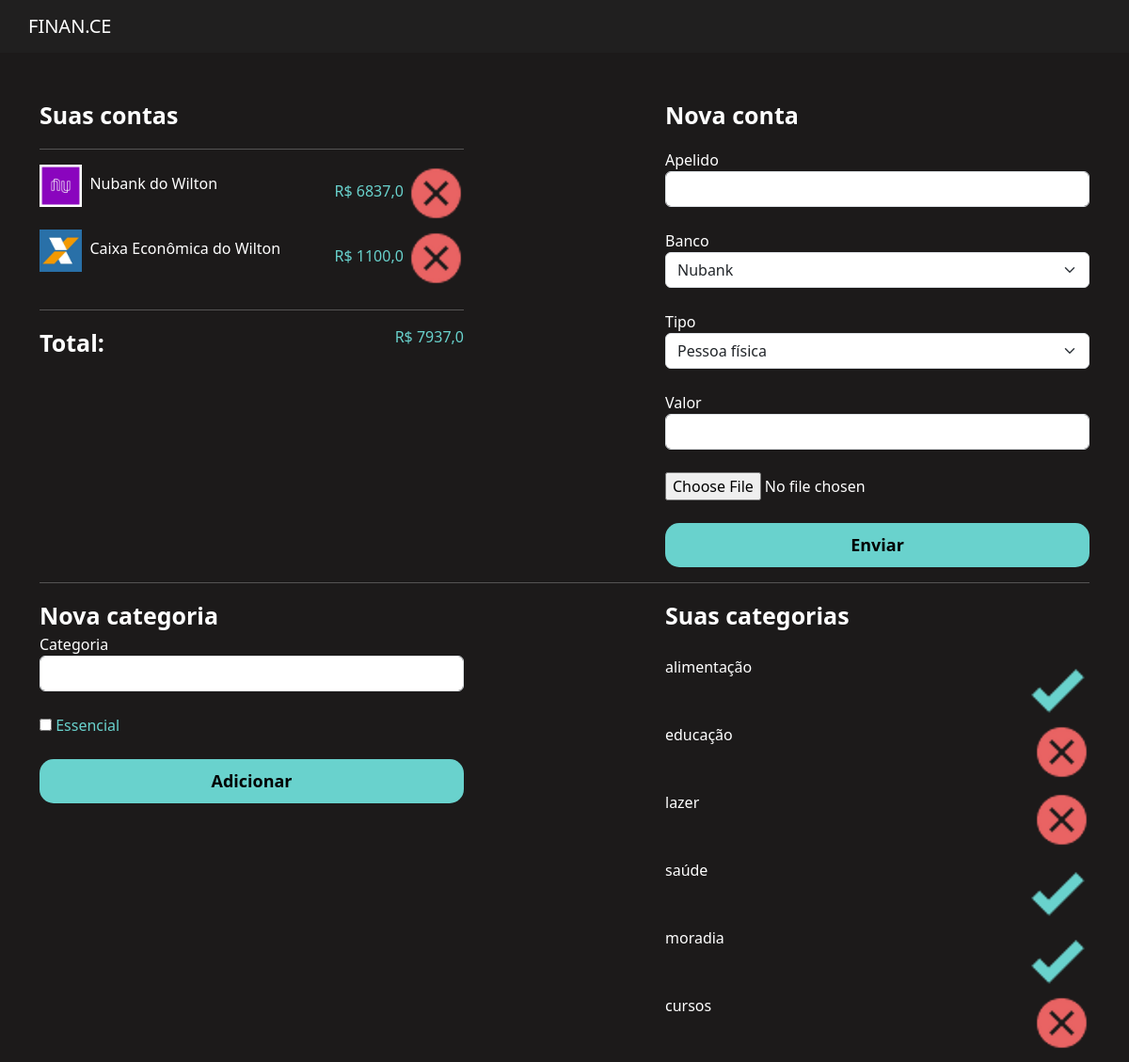
The page /perfil/gerenciar/ on the database its author committed.
### perfil/models.py (models this page shows, shortened)
class Conta(models.Model):
    banco_choices = (
        ('NU', 'Nubank'),
        ('CE', 'Caixa Econômica'),
        ('BB', 'Banco do Brasil'),
        ('BI', 'Banco Inter'),
        ('BD', 'Banco do Bradesco'),
    )
    tipo_choices = (
        ('pf', 'Pessoa física'),
        ('pj', 'Pessoa jurídica'),
    )
    apelido = models.CharField(max_length=50)
    banco = models.CharField(max_length=5, choices=banco_choices)
    tipo = models.CharField(max_length=2, choices=tipo_choices)
    valor = models.FloatField()
    icone = models.ImageField(upload_to='icones')
    def __str__(self):
        return self.apelido

class Categoria(models.Model):
    categoria = models.CharField(max_length=50)
    essencial = models.BooleanField(default=False)
    valor_planejamento = models.FloatField(default=0)
    def __str__(self):
        return self.categoria

### perfil/views.py (the view)
# urls.py: path('gerenciar/', views.gerenciar, name="gerenciar"),
def gerenciar(request):
    contas = Conta.objects.all()
    categorias = Categoria.objects.all()
    total_contas = calcula_total(contas, 'valor')
    banco_choices = (
        ('NU', 'Nubank'),
        ('CE', 'Caixa Econômica'),
        ('BB', 'Banco do Brasil'),
        ('BI', 'Banco Inter'),
        ('BD', 'Banco do Bradesco'),
    )
    tipo_choices = (
        ('pf', 'Pessoa física'),
        ('pj', 'Pessoa jurídica'),
    )
    return render(request, 'gerenciar.html', {
        'bancos':banco_choices,'tipos':tipo_choices,'categorias': categorias, 'contas': contas, 'total_contas': total_contas})

### perfil/utils.py (called while the page is built)
def calcula_total(obj, campo):
    total = 0
    for i in obj:
        total += getattr(i, campo)
    return total

### perfil/templates/gerenciar.html (shortened to what this page needs)
{% extends 'bases/base.html' %}
{% load static %}
{% block 'head' %}
    <link href="{% static 'perfil/css/home.css' %}" rel="stylesheet">
    <link href="{% static 'perfil/css/gerenciar.css' %}" rel="stylesheet">
{% endblock %}
{% block 'body' %}
    <br>
    <br>
    <div class="container">
        <div class="row">
            <div class="col-md-5">
                <p class="fonte-destaque">Suas contas</p>
                <hr>
                <div class="contas">
                        {% for conta in contas %}
                            <div class="lista-contas-main">
                                <span><img width="10%" src="{{conta.icone.url}}">&nbsp&nbsp{{conta}}</span>
                                <span class="total-conta positivo ">R$ {{conta.valor}}
                                    <a href="/perfil/deletar_banco/{{conta.id}}"><img src="{% static 'perfil/img/exit.png' %}"></a>
                                </span>
                            </div>
                            <br>
                        {% endfor %}
                </div>
                <hr>
                <span class="fonte-destaque">Total:</span>
                <span class="positivo total-conta font-destaque">R$ {{total_contas}}</span>
            </div>
            <div class="col-md-2"></div>
            <div class="col-md-5">
                <p class="fonte-destaque">Nova conta</p>
                <form action="{% url 'cadastrar_banco' %}" method="POST" enctype="multipart/form-data">{% csrf_token %}
                    <label>Apelido</label>
                    <input type="text" name="apelido" class="form-control" placeholder="">
                    <br>
                    <label>Banco</label>
                    <select name="banco" class="form-select">
                        {% for bancoid, bancoNome in bancos %}
                            <option value="{{bancoNome}}">{{bancoNome}}</option>
                        {% endfor %}
                    </select>
                    <br>
                    <label>Tipo</label>
                    <select name="tipo" class="form-select">
                        {% for tipoid, tipoNome in tipos %}
                          <option value="{{tipoid}}">{{tipoNome}}</option>
                        {% endfor %}
                    </select>
                    <br>
                    <label>Valor</label>
                    <input type="number" name="valor" class="form-control" placeholder="">
                    <br>
                    <input type="file" placeholder="Ícone" name="icone" required>
                    <br>
                    <br>
                    <input style="width: 100%" type="submit" value="Enviar" class="botao-principal">
                </form>
            </div>
        </div>
        <hr>
        <div class="row">
            <div class="col-md-5">
                <span class="fonte-destaque">Nova categoria</span>
                <form action="{% url 'cadastrar_categoria' %}" method="POST">{% csrf_token %}
                    <label>Categoria</label>
                    <input type="text" name="categoria" class="form-control">
                    <br>
                    <input type="checkbox" name="essencial" value="essencial"><label class="positivo">&nbspEssencial</label>
                    <br>
                    <br>
                    <input style="width: 100%" type="submit" class="botao-principal" value="Adicionar">
                </form>
            </div>
            <div class="col-md-2">
            </div>
            <div class="col-md-5">
                <span class="fonte-destaque">Suas categorias</span>
                <br><br>
                <div class="contas">
                    {% for categoria in categorias %}
                            <div class="lista-contas-main">
                                    <div class="lista-contas-main">
                                        <span>{{categoria}}</span>
                                        <span class="total-conta"><a href="{% url 'update_categoria' categoria.id %}"><img width="100%" src="{% if categoria.essencial %} {% static 'perfil/img/check.png' %}{% else %}{% static 'perfil/img/exit.png' %}{% endif %}"  ></a></span>
                                    </div>
                                    <br>
                            </div>
                            <br>
                    {% endfor %}
                </div>
            </div>
        </div>
    </div>
{% endblock %}

### templates/bases/base.html (shortened to what this page needs)
{% load static %}
<!doctype html>
<html lang="en">
  <head>
    <link href="{% static 'geral/css/base.css' %}" rel="stylesheet">
    <link href="https://cdn.jsdelivr.net/npm/bootstrap@5.3.0-alpha1/dist/css/bootstrap.min.css" rel="stylesheet">
    {% block 'head' %}{% endblock %}
  </head>
  <body>
    <nav class="navbar navbar-expand-lg navbar-dark" style="background-color: #201F1F;">
        <a class="navbar-brand" style="margin-left: 30px" href="{% url 'home' %}">FINAN.CE</a>
    </nav>
    {% block 'body' %}{% endblock %}
  </body>
</html>

### templates/static/geral/css/base.css (style rules this page uses)
body { background-color: #1C1A1A !important; color: white !important; }
:root { --main-color: #2B2B2B; --dark-color: #1C1A1A; --contrast-color: #69D2CD; --differential-color: #E96363; }

### templates/static/perfil/css/home.css (style rules this page uses)
.fonte-destaque { font-weight: bold; font-size: 25px; }
.total-conta { color: #B9F1D6; font-weight: 200; float: right; }
.botao-principal { text-decoration: none; color: black; font-weight: bold; font-size: 18px; padding: 10px; background-color: var(--contrast-color); text-align: center; border-radius: 15px; border: none; }
.positivo { color: var(--contrast-color); }

### rows shown on the page
Conta: icone (picture), apelido "Nubank do Wilton", valor "6837,0"
Conta: icone (picture), apelido "Caixa Econômica do Wilton", valor "1100,0"
Categoria: categoria "alimentação"
Categoria: categoria "educação"
Categoria: categoria "lazer"
Categoria: categoria "saúde"
Categoria: categoria "moradia"
Categoria: categoria "cursos"

### other values the page prints
{{ total_contas }} "7937,0"
form field banco "Nubank"
form field tipo "Pessoa física"
